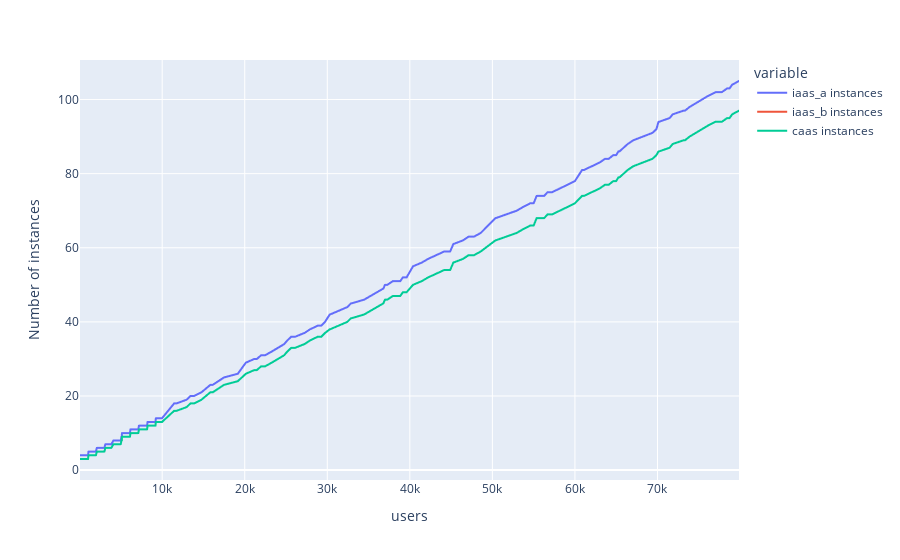

Here is the notebook cell this chart was saved with:
### Code cell
totals = totals.sort_values(by='users')
fig = px.line(totals, x='users', y=['iaas_a instances', 'iaas_b instances', 'caas instances'],
             labels={
                     "value": "Number of instances"})
fig.show()
totals

### Figure 1 — Plotly figure (JSON) as saved in the notebook; plotly's stock layout.template omitted (floating-point values rounded to 4 significant figures; data arrays with more than 128 entries replaced by an {"elided": "..."} marker saying what was removed)
{"data": [{"hovertemplate": "variable=iaas_a instances<br>users=%{x}<br>Number of instances=%{y}<extra></extra>", "legendgroup": "iaas_a instances", "line": {"color": "#636efa", "dash": "solid"}, "marker": {"symbol": "circle"}, "mode": "lines", "name": "iaas_a instances", "showlegend": true, "type": "scattergl", "x": {"elided": "350 int values"}, "xaxis": "x", "y": {"elided": "350 int values"}, "yaxis": "y"}, {"hovertemplate": "variable=iaas_b instances<br>users=%{x}<br>Number of instances=%{y}<extra></extra>", "legendgroup": "iaas_b instances", "line": {"color": "#EF553B", "dash": "solid"}, "marker": {"symbol": "circle"}, "mode": "lines", "name": "iaas_b instances", "showlegend": true, "type": "scattergl", "x": {"elided": "350 int values"}, "xaxis": "x", "y": {"elided": "350 int values"}, "yaxis": "y"}, {"hovertemplate": "variable=caas instances<br>users=%{x}<br>Number of instances=%{y}<extra></extra>", "legendgroup": "caas instances", "line": {"color": "#00cc96", "dash": "solid"}, "marker": {"symbol": "circle"}, "mode": "lines", "name": "caas instances", "showlegend": true, "type": "scattergl", "x": {"elided": "350 int values"}, "xaxis": "x", "y": {"elided": "350 int values"}, "yaxis": "y"}], "layout": {"autosize": true, "legend": {"title": {"text": "variable"}, "tracegroupgap": 0}, "margin": {"t": 60}, "xaxis": {"anchor": "y", "autorange": true, "domain": [0, 1], "range": [43, 79874], "title": {"text": "users"}, "type": "linear"}, "yaxis": {"anchor": "x", "autorange": true, "domain": [0, 1], "range": [-2.667, 110.7], "title": {"text": "Number of instances"}, "type": "linear"}}}
